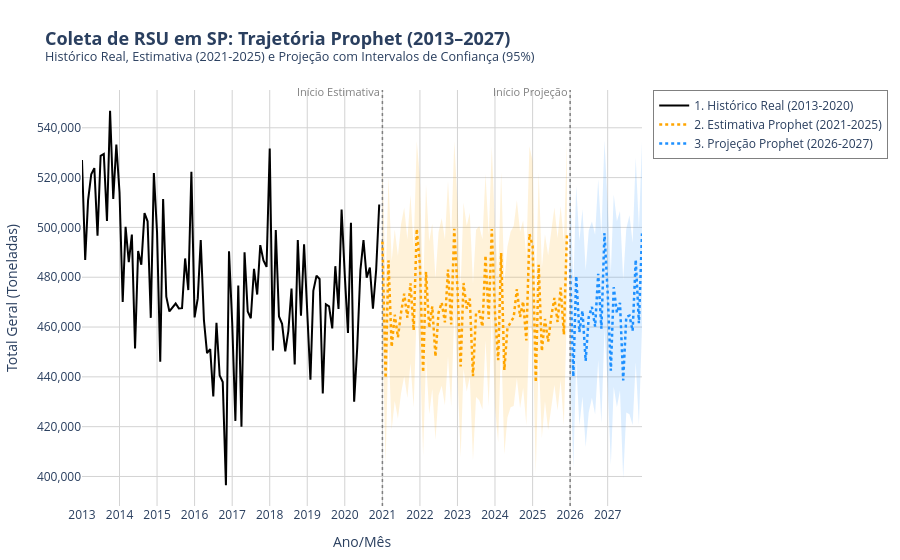

The cell this chart's notebook holds for it:
### Markdown cell above
# 8. VISUALIZAÇÃO TÉCNICA DA PROJEÇÃO PROPHET

* Exibição da trajetória do modelo Prophet acompanhada do intervalo de confiança de 95%, delimitando a margem de incerteza de máximo e mínimo, projetados até 2027.

### Code cell
# Isolando dados históricos (2013 - 2020)
df_hist_prophet = df_clean[df_clean['ds'] <= '2020-12-01'].sort_values(
    by='ds'
)

# Máscaras de Fase
est_mask = (df_previsoes_consolidado['ds'] >= '2021-01-01') & (
    df_previsoes_consolidado['ds'] <= '2025-12-01'
)
fut_mask = df_previsoes_consolidado['ds'] >= '2026-01-01'

# Slices de dados
df_est = df_previsoes_consolidado.loc[est_mask]
df_fut = df_previsoes_consolidado.loc[fut_mask]

fig_prophet = go.Figure()

# -------------------------------------------------------------------------
# FASE 1: DADOS HISTÓRICOS REAIS (2013 - 2020) -> Linha Preta
# -------------------------------------------------------------------------
fig_prophet.add_trace(
    go.Scatter(
        x=df_hist_prophet['ds'],
        y=df_hist_prophet['y'],
        mode='lines',
        name='1. Histórico Real (2013-2020)',
        line=dict(color='black', width=2),
    )
)

# -------------------------------------------------------------------------
# FASE 2: ESTIMATIVA PROPHET (2021 - 2025) -> Linha Amarela + Faixa 95%
# -------------------------------------------------------------------------
# Faixa de Incerteza (Amarelo Translúcido)
fig_prophet.add_trace(
    go.Scatter(
        x=pd.concat([df_est['ds'], df_est['ds'][::-1]]),
        y=pd.concat([
            df_est['Prophet_Limite_Superior_95'],
            df_est['Prophet_Limite_Inferior_95'][::-1],
        ]),
        fill='toself',
        fillcolor='rgba(255, 165, 0, 0.15)',
        line=dict(color='rgba(255,255,255,0)'),
        hoverinfo='skip',
        showlegend=False,
        name='Intervalo 95% (2021-2025)',
    )
)

# Linha Principal Estimativa
fig_prophet.add_trace(
    go.Scatter(
        x=df_est['ds'],
        y=df_est['Previsao_Prophet'],
        mode='lines',
        name='2. Estimativa Prophet (2021-2025)',
        line=dict(color='#FFA500', dash='dot', width=2.5),
    )
)

# -------------------------------------------------------------------------
# FASE 3: PROJEÇÃO PROPHET (2026 - 2027) -> Azul + Faixa 95%
# -------------------------------------------------------------------------
# Faixa de Incerteza (Azul Translúcido)
fig_prophet.add_trace(
    go.Scatter(
        x=pd.concat([df_fut['ds'], df_fut['ds'][::-1]]),
        y=pd.concat([
            df_fut['Prophet_Limite_Superior_95'],
            df_fut['Prophet_Limite_Inferior_95'][::-1],
        ]),
        fill='toself',
        fillcolor='rgba(30, 144, 255, 0.15)',
        line=dict(color='rgba(255,255,255,0)'),
        hoverinfo='skip',
        showlegend=False,
        name='Intervalo 95% (2026-2027)',
    )
)

# Linha Principal Projeção
fig_prophet.add_trace(
    go.Scatter(
        x=df_fut['ds'],
        y=df_fut['Previsao_Prophet'],
        mode='lines',
        name='3. Projeção Prophet (2026-2027)',
        line=dict(color='#1E90FF', dash='dot', width=2.5),  # Azul
    )
)

# -------------------------------------------------------------------------
# ELEMENTOS VISUAIS E DIVISORES DE FASE
# -------------------------------------------------------------------------
fig_prophet.add_vline(
    x='2021-01-01', line_dash='dot', line_color='gray', line_width=1.5
)
fig_prophet.add_vline(
    x='2026-01-01', line_dash='dot', line_color='gray', line_width=1.5
)

fig_prophet.add_annotation(
    x='2021-01-01',
    y=1.02,
    yref='paper',
    text='Início Estimativa',
    showarrow=False,
    xanchor='right',
    font=dict(color='gray', size=11),
)

fig_prophet.add_annotation(
    x='2026-01-01',
    y=1.02,
    yref='paper',
    text='Início Projeção',
    showarrow=False,
    xanchor='right',
    font=dict(color='gray', size=11),
)

# Layout Otimizado
fig_prophet.update_layout(
    title=dict(
        text=(
            '<b>Coleta de RSU em SP: Trajetória Prophet (2013–2027)</b><br><sup>'
            'Histórico Real, Estimativa (2021-2025) e Projeção com Intervalos'
            ' de Confiança (95%)</sup>'
        ),
        font=dict(size=18),
    ),
    xaxis_title='Ano/Mês',
    yaxis_title='Total Geral (Toneladas)',
    template='plotly_white',
    hovermode='x unified',
    legend=dict(
        x=1.02,
        y=1,
        xanchor='left',
        yanchor='top',
        bgcolor='rgba(255, 255, 255, 0.8)',
        bordercolor='Gray',
        borderwidth=1,
    ),
    xaxis=dict(
        dtick='M12',
        tickformat='%Y',
        showgrid=True,
        gridcolor='LightGray',
    ),
    yaxis=dict(
        showgrid=True,
        gridcolor='LightGray',
        tickformat=',.0f',
    ),
    margin=dict(l=50, r=150, t=90, b=50),
)

fig_prophet.show()
